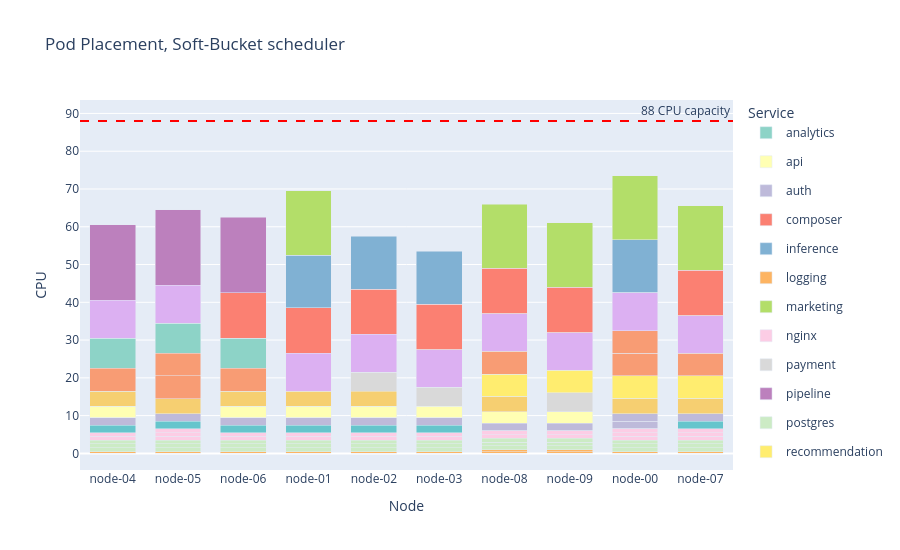
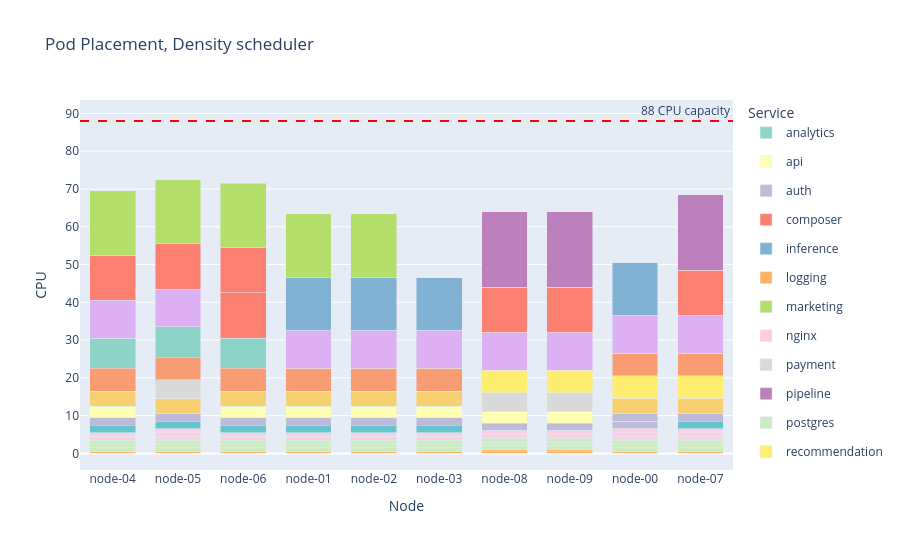
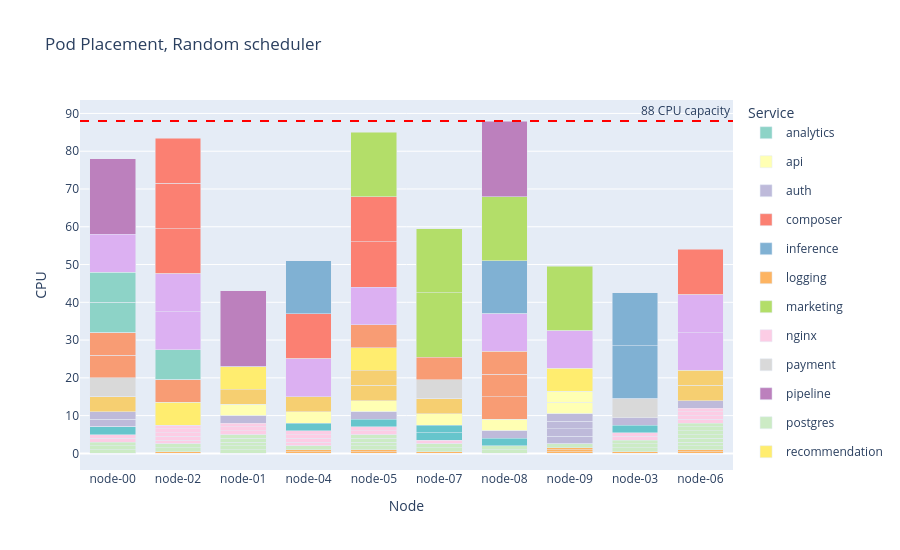

The notebook cell these images were saved under, in order:
### Markdown cell above
## 2. Pod placement map, every pod on every node

Each rectangle = one pod, height = CPU request, color = service.

### Code cell
def build_placement_df(cluster: Cluster) -> pd.DataFrame:
    rows = []
    for node in cluster.nodes.values():
        y_offset = 0.0
        for pod in sorted(node.pods, key=lambda p: p.cpu_request):
            rows.append({
                "node": node.name,
                "pod": pod.name,
                "service": pod.service,
                "cpu": pod.cpu_request,
                "y_start": y_offset,
                "y_end": y_offset + pod.cpu_request,
            })
            y_offset += pod.cpu_request

    return pd.DataFrame(rows)


def plot_placement(cluster: Cluster, title: str):
    df = build_placement_df(cluster)
    if df.empty:
        return
    
    # Colors per service
    all_services = sorted(df["service"].unique())
    colors = px.colors.qualitative.Set3 + px.colors.qualitative.Pastel
    svc_colors = {s: colors[i % len(colors)] for i, s in enumerate(all_services)}
    
    fig = go.Figure()
    
    # Group by service for legend
    for svc in all_services:
        sdf = df[df["service"] == svc]
        for _, row in sdf.iterrows():
            fig.add_trace(go.Bar(
                x=[row["node"]],
                y=[row["cpu"]],
                base=[row["y_start"]],
                name=svc,
                marker_color=svc_colors[svc],
                legendgroup=svc,
                showlegend=bool(sdf.index[0] == row.name),
                hovertext=f"{row['pod']}<br>{row['cpu']} CPU",
                hoverinfo="text",
                width=0.7,
            ))
    
    fig.add_hline(y=88, line_dash="dash", line_color="red", annotation_text="88 CPU capacity")
    fig.update_layout(
        barmode="stack",
        title=title,
        xaxis_title="Node",
        yaxis_title="CPU",
        height=550,
        legend_title="Service",
    )
    fig.show()


for label, cluster in clusters.items():
    plot_placement(cluster, f"Pod Placement, {label} scheduler")
